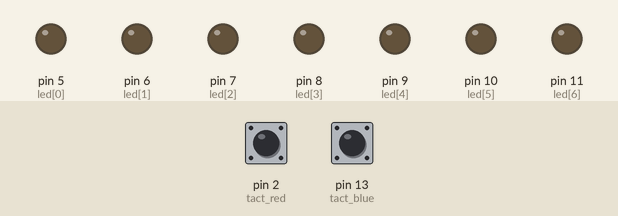
Recording of a sketch running on a simulated Arduino Uno, built with avr-gcc and run on an emulated ATmega328P. Shown: output pins drawn as LEDs (lit = HIGH). Dashed ring = blinking. The test bench sets the inputs (shaded band); at power-on: pin 2 (tact_red) HIGH, pin 13 (tact_blue) HIGH.

Above: at 1.3 s.
1.4 s: pin 2 (tact_red) pulled LOW for 1 s
At 2.6 s:
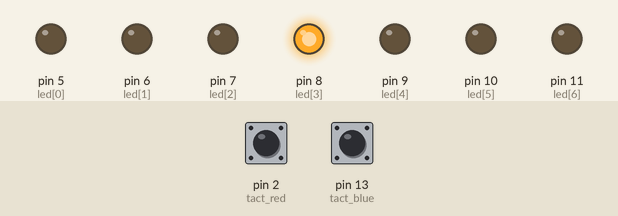
3.9 s: pin 13 (tact_blue) pulled LOW for 1 s
At 5.3 s:
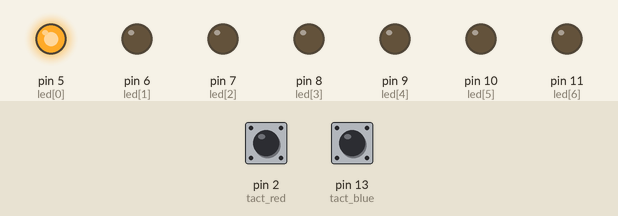
6.5 s: pin 13 (tact_blue) pulled LOW for 0.3 s
At 7.2 s:
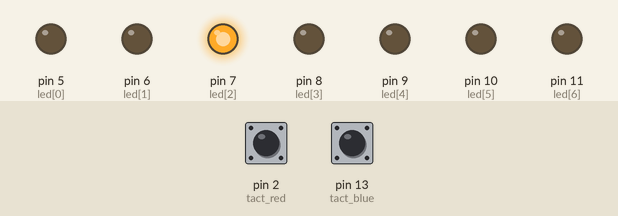
8.3 s: pin 13 (tact_blue) pulled LOW for 3.2 s
At 8.87 s:
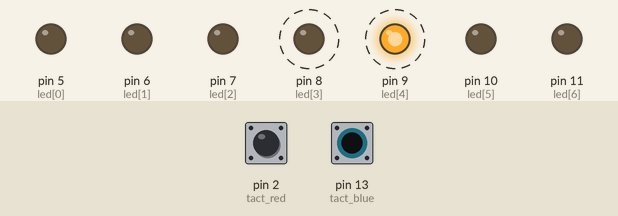
13.0 s: pin 2 (tact_red) pulled LOW for 0.3 s
At 14.6 s:
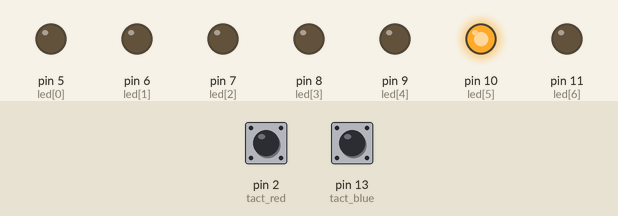
Timing chart, 0 to 15.8 s (numbered marks = the images above; inputs shaded):
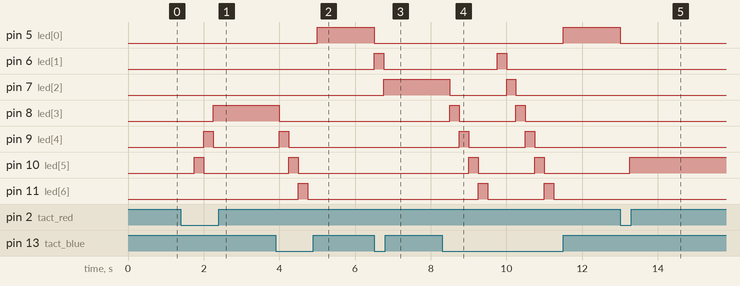

The sketch:

class_1.ino
```cpp
int tact_blue = 13;
  int tact_red = 2;

  int led[] = {5,6,7,8,9,10,11};
  int count = 0;

void setup() {
  for (int i=0; i<7;i++){
    pinMode(led[i], OUTPUT);
    }

    pinMode(tact_blue, INPUT_PULLUP);
    pinMode(tact_red, INPUT_PULLUP);

}

void loop() {
  if(count < 0 || count > 6){
    int a = (count <0) ? 6 : 0;
    count = a;
    showLight (count);
  }
  if (digitalRead(tact_blue) == LOW){
    count ++;
    showLight(count);
  }
  else if (digitalRead(tact_red)==LOW){
    count --;
    showLight(count);
  }

  delay(250);

}

void showLight(int a){
  for (int i=0; i<7; i++){
    if (a==i) digitalWrite(led[i], HIGH);
    else digitalWrite(led[i], LOW);
  }
 }
```

Measured:
- after the input at 1.4 s, pin 8 (led[3]): LOW → HIGH after 0.85 s; pin 9 (led[4]): LOW → HIGH after 0.60 s, → LOW 0.25 s later; pin 10 (led[5]): LOW → HIGH after 0.35 s, → LOW 0.25 s later
- after the input at 3.9 s, pin 5 (led[0]): LOW → HIGH after 1.1 s; pin 8 (led[3]): HIGH → LOW after 0.10 s; pin 9 (led[4]): LOW → HIGH after 0.10 s, → LOW 0.25 s later; pin 10 (led[5]): LOW → HIGH after 0.35 s, → LOW 0.25 s later; pin 11 (led[6]): LOW → HIGH after 0.60 s, → LOW 0.25 s later
- after the input at 6.5 s, pin 5 (led[0]): HIGH → LOW at once; pin 6 (led[1]): LOW → HIGH at once, → LOW 0.25 s later; pin 7 (led[2]): LOW → HIGH after 0.25 s
- after the input at 8.3 s, pin 5 (led[0]): LOW → HIGH after 3.2 s; pin 6 (led[1]): LOW → HIGH after 1.5 s, → LOW 0.25 s later
- after the input at 13.0 s, pin 5 (led[0]): HIGH → LOW at once; pin 10 (led[5]): LOW → HIGH after 0.25 s
